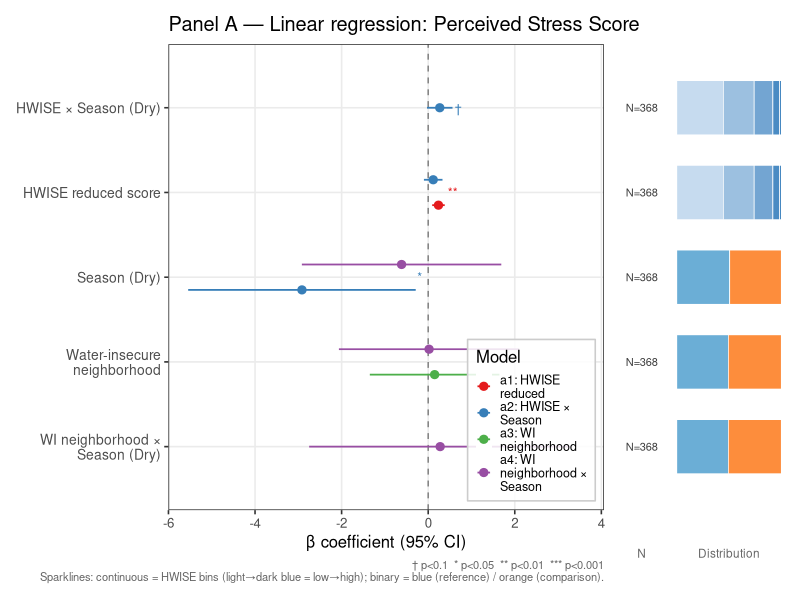
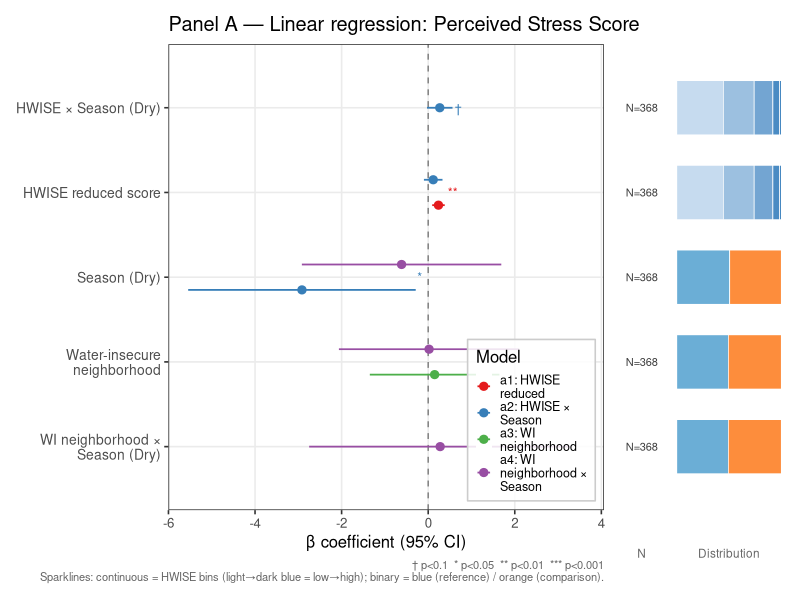

Reproduce these figures in R, in order.
## ---- chunk 1
knitr::opts_chunk$set(echo = TRUE, message = FALSE, warning = FALSE)
library(tidyverse)
library(broom)
library(ggplot2)
library(patchwork)

sig_symbol <- function(p) {
  case_when(p < 0.001 ~ "***", p < 0.01 ~ "**", p < 0.05 ~ "*",
            p < 0.1   ~ "†",   TRUE       ~ "")
}

COVARIATES    <- c("D_AGE", "SES_TOTAL", "D_HH_SIZE", "CHRONIC_DISYes", "PSS_TOTAL")
MISSING_CODES <- c(999, 888, 777, 666, 555, 444, 333)

clean_num <- function(x) {
  x_num <- suppressWarnings(as.numeric(as.character(x)))
  ifelse(x_num %in% MISSING_CODES, NA_real_, x_num)
}
## ---- chunk 2
df_raw <- read_csv("./data/03.Merged_Q1-6_Q16_Q19_Q26_Q28.csv",
                   show_col_types = FALSE)

hwise_items <- c("HW_WORRY", "HW_INTERR", "HW_CLOTHES", "HW_PLANS",
                 "HW_FOOD",  "HW_HANDS",  "HW_BODY",    "HW_DRINK",
                 "HW_SLEEP", "HW_NONE")

df <- df_raw %>%
  mutate(
    across(all_of(hwise_items), clean_num),
    HWISE_REDUCED   = rowSums(across(all_of(hwise_items)), na.rm = FALSE),
    PSS_TOTAL       = clean_num(PSS_TOTAL),
    D_AGE           = clean_num(D_AGE),
    SES_TOTAL       = clean_num(SES_SC_Total),
    D_HH_SIZE       = clean_num(D_HH_SIZE),
    CHRONIC_DIS     = factor(clean_num(HLTH_CDIS_CAT),
                             levels = c(0, 1), labels = c("No", "Yes")),
    WI_NEIGHBORHOOD = factor(
      case_when(
        W_WS_LOC == "WI" ~ "Water-insecure",
        W_WS_LOC == "WS" ~ "Water-secure",
        TRUE             ~ NA_character_
      ),
      levels = c("Water-secure", "Water-insecure")
    ),
    SEASON = factor(SEASON, levels = c(0, 1), labels = c("Rainy", "Dry"))
  )
## ---- chunk 3
m_a1 <- lm(PSS_TOTAL ~ HWISE_REDUCED + D_AGE + SES_TOTAL + D_HH_SIZE + CHRONIC_DIS,
            data = df, na.action = na.omit)
m_a2 <- lm(PSS_TOTAL ~ HWISE_REDUCED * SEASON + D_AGE + SES_TOTAL + D_HH_SIZE + CHRONIC_DIS,
            data = df, na.action = na.omit)
m_a3 <- lm(PSS_TOTAL ~ WI_NEIGHBORHOOD + D_AGE + SES_TOTAL + D_HH_SIZE + CHRONIC_DIS,
            data = df, na.action = na.omit)
m_a4 <- lm(PSS_TOTAL ~ WI_NEIGHBORHOOD * SEASON + D_AGE + SES_TOTAL + D_HH_SIZE + CHRONIC_DIS,
            data = df, na.action = na.omit)
## ---- chunk 4
term_labels_a <- c(
  "HWISE_REDUCED"                           = "HWISE reduced score",
  "SEASONDry"                               = "Season (Dry)",
  "WI_NEIGHBORHOODWater-insecure"           = "Water-insecure neighborhood",
  "HWISE_REDUCED:SEASONDry"                 = "HWISE × Season (Dry)",
  "WI_NEIGHBORHOODWater-insecure:SEASONDry" = "WI neighborhood × Season (Dry)"
)

model_nobs <- c(
  "a1: HWISE reduced"            = nobs(m_a1),
  "a2: HWISE × Season"           = nobs(m_a2),
  "a3: WI neighborhood"          = nobs(m_a3),
  "a4: WI neighborhood × Season" = nobs(m_a4)
)

coef_a <- bind_rows(
  tidy(m_a1, conf.int = TRUE) %>% mutate(model = "a1: HWISE reduced"),
  tidy(m_a2, conf.int = TRUE) %>% mutate(model = "a2: HWISE × Season"),
  tidy(m_a3, conf.int = TRUE) %>% mutate(model = "a3: WI neighborhood"),
  tidy(m_a4, conf.int = TRUE) %>% mutate(model = "a4: WI neighborhood × Season")
) %>%
  filter(!term %in% c("(Intercept)"), !term %in% COVARIATES) %>%
  mutate(
    term_label = recode(term, !!!term_labels_a, .default = term),
    sig        = sig_symbol(p.value),
    model      = factor(model, levels = c(
      "a1: HWISE reduced", "a2: HWISE × Season",
      "a3: WI neighborhood", "a4: WI neighborhood × Season"
    )),
    n_mod = model_nobs[as.character(model)]
  )

# ── Y positions: numeric, matching fct_rev(term_label) display order ──────────
# fct_rev() on a character vector sorts alphabetically then reverses levels.
# Discrete y-axis places level 1 at bottom, level n at top.
# So bottom→top order equals rev(sort(unique_labels)).
unique_labels <- sort(unique(coef_a$term_label))       # alphabetical
y_pos_df <- tibble(
  term_label = rev(unique_labels),                      # bottom (1) → top (n)
  y_pos      = seq_along(unique_labels)
)
n_terms <- nrow(y_pos_df)
y_lims  <- c(0.5, n_terms + 0.5)

coef_a <- coef_a %>% left_join(y_pos_df, by = "term_label")

# N label per term: use the simplest model that contains it
n_df <- coef_a %>%
  group_by(term_label, y_pos) %>%
  arrange(model) %>%
  slice(1) %>%
  ungroup() %>%
  transmute(term_label, y_pos, n_label = paste0("N=", n_mod))
## ---- chunk 5
# Map each regression term → the base df column to visualise
term_to_var <- c(
  "HWISE_REDUCED"                           = "HWISE_REDUCED",
  "SEASONDry"                               = "SEASON",
  "WI_NEIGHBORHOODWater-insecure"           = "WI_NEIGHBORHOOD",
  "HWISE_REDUCED:SEASONDry"                 = "HWISE_REDUCED",
  "WI_NEIGHBORHOODWater-insecure:SEASONDry" = "WI_NEIGHBORHOOD"
)

binary_pal <- c("#6baed6", "#fd8d3c")   # ref = blue, comparison = orange
cont_pal   <- colorRampPalette(c("#c6dbef", "#2171b5"))  # light → dark blue

# Build proportional x-segments for one term (xmin/xmax ∈ [0,1])
make_spark_segs <- function(term_raw, term_lbl, y_p, data) {
  base_var <- term_to_var[term_raw]

  if (base_var %in% c("SEASON", "WI_NEIGHBORHOOD")) {
    vals <- na.omit(data[[base_var]])
    tab  <- table(vals)
    prop <- as.numeric(tab) / sum(tab)
    cuml <- c(0, cumsum(prop))
    tibble(
      term_label = term_lbl,
      y_pos      = y_p,
      xmin       = cuml[-length(cuml)],
      xmax       = cuml[-1],
      fill_color = binary_pal[seq_along(prop)]
    )
  } else {
    vals <- na.omit(data[[base_var]])
    h    <- hist(vals, breaks = 8, plot = FALSE)
    prop <- h$counts / sum(h$counts)
    cuml <- c(0, cumsum(prop))
    n_b  <- length(h$mids)
    tibble(
      term_label = term_lbl,
      y_pos      = y_p,
      xmin       = cuml[-length(cuml)],
      xmax       = cuml[-1],
      fill_color = cont_pal(n_b)
    )
  }
}

terms_meta <- coef_a %>% distinct(term, term_label, y_pos)

spark_df <- pmap_dfr(
  list(terms_meta$term, terms_meta$term_label, terms_meta$y_pos),
  ~ make_spark_segs(..1, ..2, ..3, df)
)
## ---- chunk 6
# ── 1. Forest plot (numeric y for alignment) ──────────────────────────────────
p_forest <- ggplot(coef_a, aes(x = estimate, y = y_pos, colour = model)) +
  geom_vline(xintercept = 0, linetype = "dashed", colour = "grey50") +
  geom_pointrange(
    aes(xmin = conf.low, xmax = conf.high),
    position = position_dodge(width = 0.6),
    size = 0.45, linewidth = 0.6
  ) +
  geom_text(
    aes(label = sig, x = conf.high),
    position = position_dodge(width = 0.6),
    hjust = -0.3, size = 3.2, show.legend = FALSE
  ) +
  scale_y_continuous(
    breaks = y_pos_df$y_pos,
    labels = scales::label_wrap(22)(y_pos_df$term_label),
    limits = y_lims
  ) +
  scale_colour_manual(
    values = c("#E41A1C", "#377EB8", "#4DAF4A", "#984EA3"),
    name   = "Model",
    labels = scales::label_wrap(16)
  ) +
  labs(
    title   = "Panel A — Linear regression: Perceived Stress Score",
    x       = "β coefficient (95% CI)",
    y       = NULL,
    caption = paste0(
      "† p<0.1  * p<0.05  ** p<0.01  *** p<0.001\n",
      "Sparklines: continuous = HWISE bins (light→dark blue = low→high); ",
      "binary = blue (reference) / orange (comparison)."
    )
  ) +
  theme_bw(base_size = 12) +
  theme(
    legend.position      = c(0.98, 0.02),
    legend.justification = c("right", "bottom"),
    legend.background    = element_rect(
      fill   = scales::alpha("white", 0.85),
      colour = "grey80"
    ),
    legend.key.size  = unit(0.4, "cm"),
    legend.text      = element_text(size = 9),
    panel.grid.minor = element_blank(),
    plot.caption     = element_text(size = 8, colour = "grey40"),
    axis.text.y      = element_text(size = 10)
  )

# ── 2. N-label panel ──────────────────────────────────────────────────────────
p_n <- ggplot(n_df, aes(x = 0.5, y = y_pos, label = n_label)) +
  geom_text(size = 2.8, colour = "grey25") +
  scale_x_continuous(limits = c(0, 1)) +
  scale_y_continuous(limits = y_lims) +
  labs(x = "N", y = NULL) +
  theme_void() +
  theme(
    axis.title.x = element_text(size = 8.5, colour = "grey40", vjust = -0.5),
    plot.margin  = margin(5.5, 4, 5.5, 4, "pt")
  )

# ── 3. Sparklines panel ───────────────────────────────────────────────────────
p_sparks <- ggplot(spark_df) +
  geom_rect(
    aes(
      xmin = xmin, xmax = xmax,
      ymin = y_pos - 0.32, ymax = y_pos + 0.32,
      fill = fill_color
    ),
    colour    = "white",
    linewidth = 0.25
  ) +
  scale_fill_identity() +
  scale_x_continuous(expand = expansion(0, 0), limits = c(0, 1)) +
  scale_y_continuous(limits = y_lims) +
  labs(x = "Distribution", y = NULL) +
  theme_void() +
  theme(
    axis.title.x = element_text(size = 8.5, colour = "grey40", vjust = -0.5),
    plot.margin  = margin(5.5, 8, 5.5, 4, "pt")
  )

# ── 4. Combine ────────────────────────────────────────────────────────────────
p_forest + p_n + p_sparks +
  plot_layout(widths = c(5, 0.55, 1.2), guides = "keep")
## ---- chunk 7
ggsave(
  "./output/figures/07z.forest_sparklines_proto.png",
  plot   = p_forest + p_n + p_sparks +
             plot_layout(widths = c(5, 0.55, 1.2), guides = "keep"),
  width  = 11.5, height = 5, dpi = 300, bg = "white"
)
cat("Saved: ./output/figures/07z.forest_sparklines_proto.png\n")
